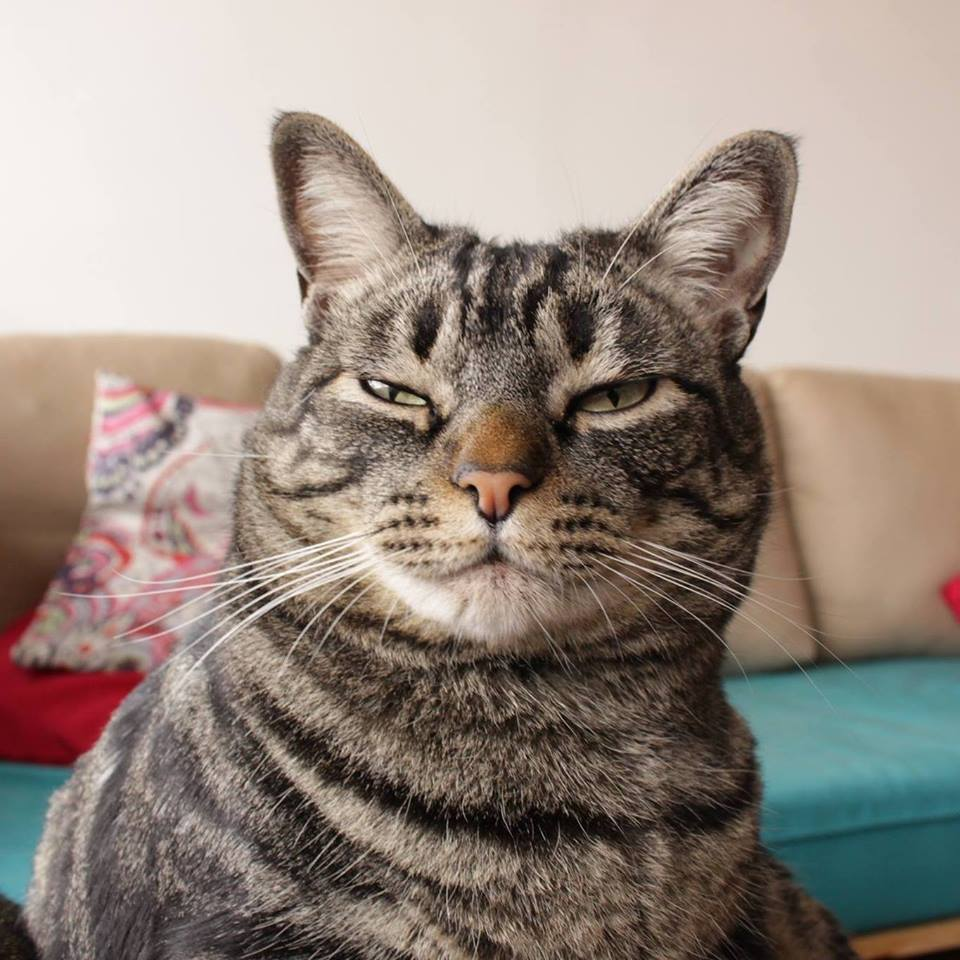
#> input picture testes/gato.jpg, 960 x 960 px, found by its file name
$ python mosaic.py
#> lines starting #> are read from the running program, lines starting #| are printed output that depends on the picture
from PIL import Image
import numpy as np
import copy

class mosaic:
	def __init__(self,file):
#> called with file = 'gato.jpg'
		im = Image.open(file) # Lê a imagem de entrada
#> im is the input picture: PIL image 960x960 RGB; mean R, G, B 150.2, 137.5, 128.4
		self.width, self.height = im.size
#> self.width = 960; self.height = 960
		self.image = np.array(im, dtype="uint8") #  Converte a imagem como array numpy

		print("Pré-processamento...")
		# Tratamento para RGB-GRAYSCALE e/ou JPEG-PNG
		output_np = np.array(np.zeros(shape=(self.height,self.width)), dtype="uint8") # Array numpy de saida
		for i in range(self.height):
			for j in range(self.width):
				aux = round(np.median(self.image[i][j])) # Tira a média dos 3 canais e arredonda o valor
				output_np[i][j] = aux
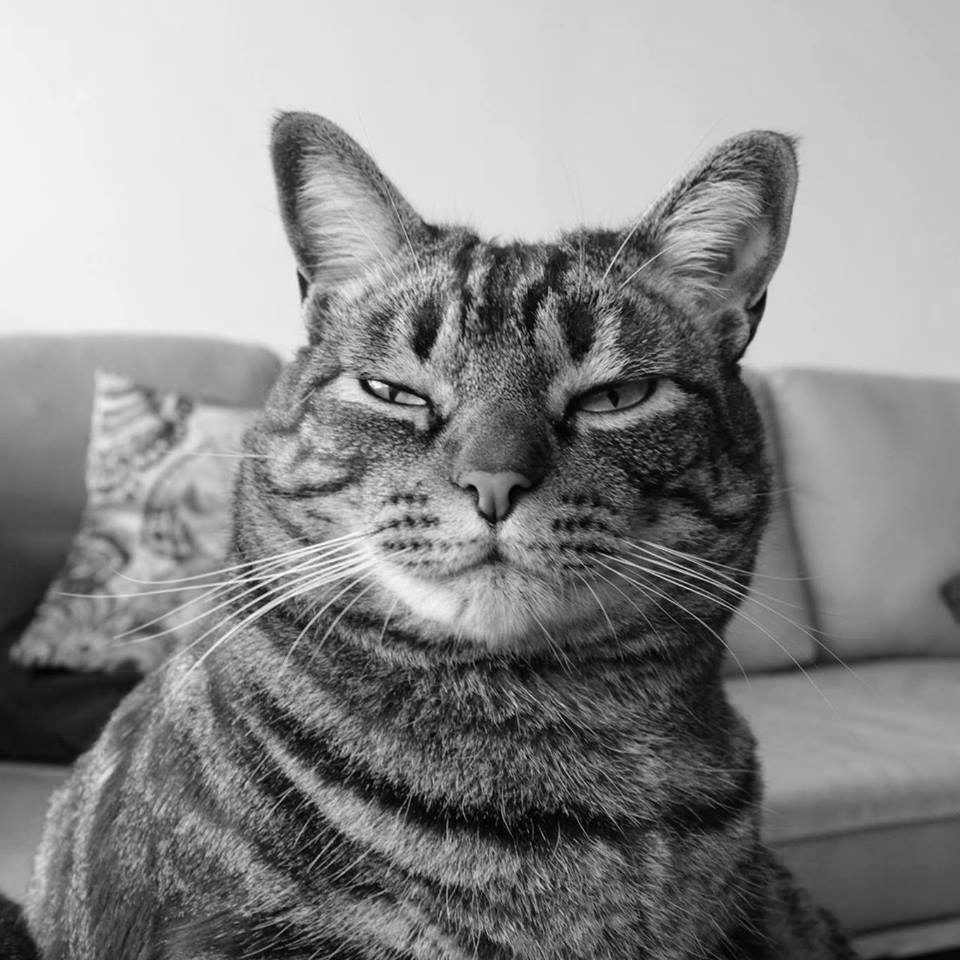
#> output_np: shape (960, 960); min 0, max 255, mean 137.8
		self.image = output_np
		self.original = copy.deepcopy(self.image) # Backup da foto original

	def filtro_uniforme(self,L):
#> called with L = 3
		window = 2*L+1
		center = L
		filtro = np.zeros((window, window))
		for i in range(window):
			for j in range(window):
				filtro[i][j] = 1/pow(window, 2)

	    # Criando a saída e o shadow
		output = np.zeros((self.height+2*center, self.width+2*center))
		output[center:self.height+center,center:self.width+center] = self.image
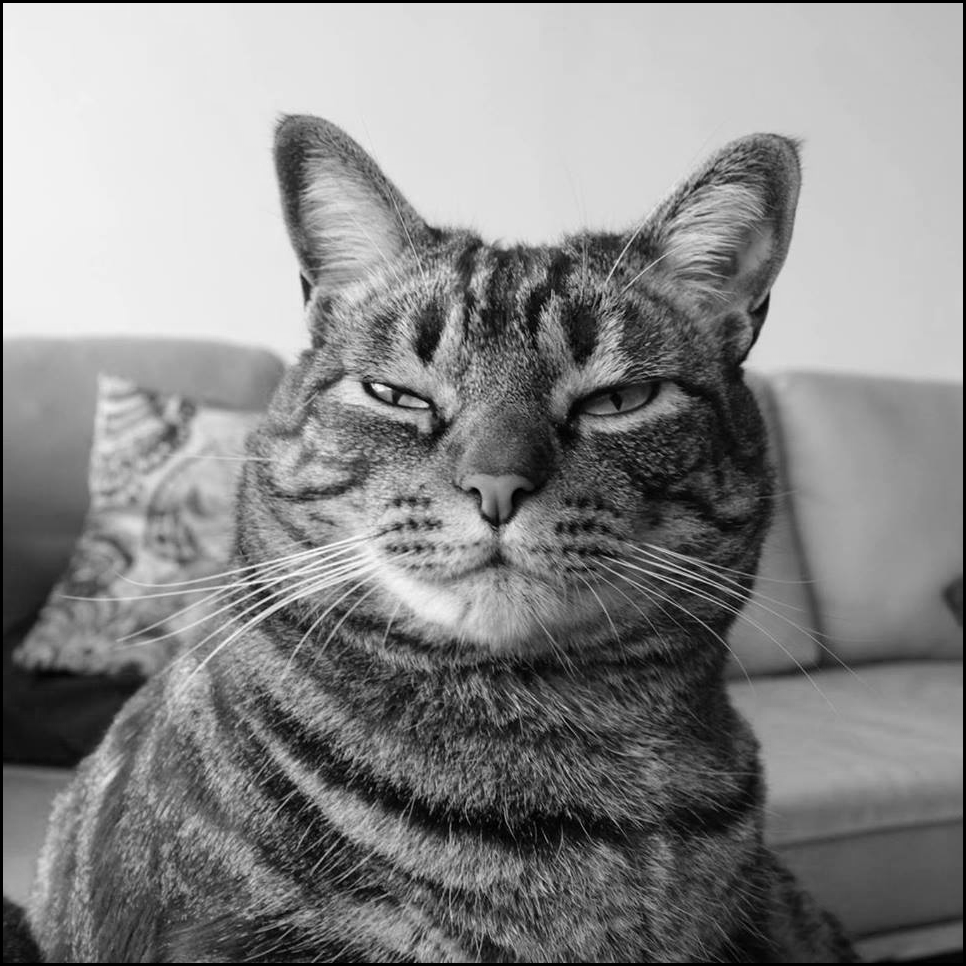
#> output: shape (966, 966) float64; min 0, max 255, mean 136.1
		altered_input = copy.deepcopy(output)

		for i in range(self.height):
			for j in range(self.width):
				output[i+center][j+center] = np.sum(altered_input[i:i+window,j:j+window]*filtro)

		self.image = output[center:self.height+center,center:self.width+center] # Descartando o shadow e finalizando a imagem


	def interpolation(self, K):
		output = np.zeros((int(self.height*K), int(self.width*K)), "uint8")
		for i in range(0,K*(self.height-1),K):
			for j in range(0,K*(self.width-1),K):
				for i_add in range(K):
					for j_add in range(K):
						output[i+i_add][j+j_add] = self.image[int(i/K)][int(j/K)]
		self.image = output
		self.out = Image.fromarray(self.image, 'L') # Converte o array pra imagem, declarando que a imagem deve estar em tons de cinza
		self.width, self.height = self.out.size

	def downsampling(self, K):
		output = np.zeros((int(self.height/K), int(self.width/K)), "uint8")
		for i in range(0,self.height, K):
			for j in range(0, self.width, K):
				output[int(i/K)][int(j/K)] = self.image[i][j]
		self.image = output
		self.out = Image.fromarray(self.image, 'L') # Converte o array pra imagem, declarando que a imagem deve estar em tons de cinza
		self.width, self.height = self.out.size

	def granulate(self, K): # Granulamento por média
		# Caso o valor de granulamento não seja multiplo do tamanho da imagem, temos esse tratamento de borda
#> called with K = 16
		shadow_x = shadow_y = 0
		if(self.height % K != 0):
			shadow_x = K
		if(self.width % K != 0):
			shadow_y = K

		output = np.zeros((self.height, self.width), "uint8")
		for i in range(0,self.height-shadow_x,K):
			for j in range(0,self.width-shadow_y,K):
				aux = round(np.median(self.image[i:i+K, j:j+K]))
				for i_add in range(K):
					for j_add in range(K):
						output[i+i_add][j+j_add] = aux
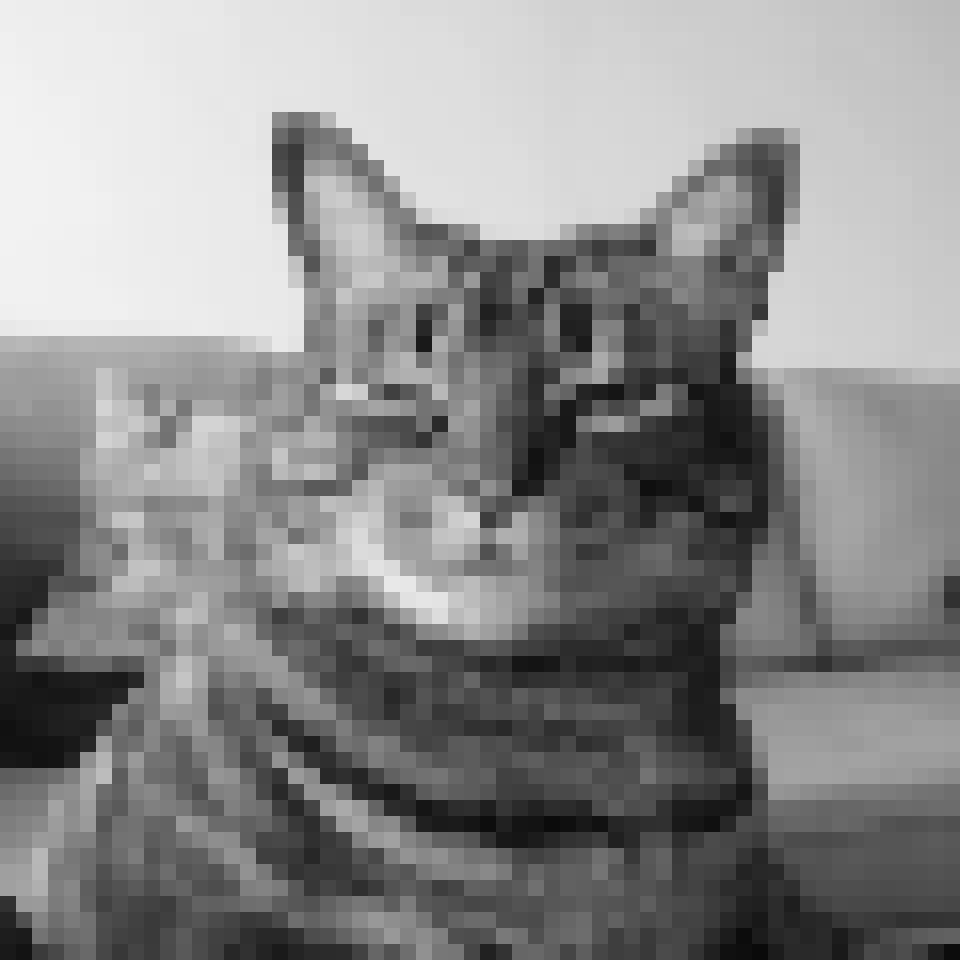
#> output: shape (960, 960); min 10, max 242, mean 137.9

		self.image = output
		self.out = Image.fromarray(self.image, 'L') # Converte o array pra imagem, declarando que a imagem deve estar em tons de cinza
		self.width, self.height = self.out.size

print("Carregando a imagem...")
obj = mosaic("gato.jpg")
print("Aplicando filtro...")
obj.filtro_uniforme(3)
print("Aplicando granulamento...")
obj.granulate(16)
#obj.interpolation(2)
obj.out.show()
